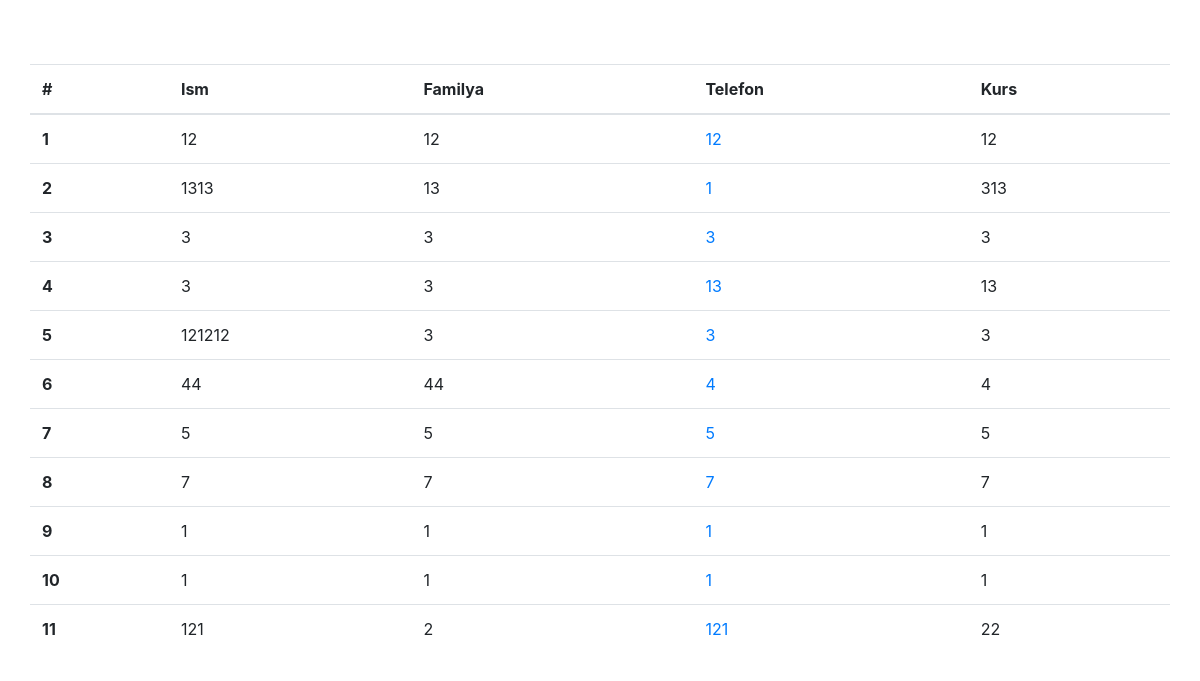
The page / on the database its author committed.
### main/models.py (models this page shows, shortened)
class CourseForm(models.Model):
    name = models.CharField(max_length=100)
    surname = models.CharField(max_length=100)
    phone_number = models.CharField(max_length=20)
    course = models.CharField(max_length=100)

### main/views.py (the view)
# urls.py: path('',index,name="index")
def index(request):
    forma = CourseForm.objects.all()
    ctx = {
        'forma':forma
    }
    return render(request,'index.html',ctx)

### template/index.html (shortened to what this page needs)
<!DOCTYPE html>
<html lang="en">
<head>
    <link rel="stylesheet" href="https://cdn.jsdelivr.net/npm/bootstrap@4.6.2/dist/css/bootstrap.min.css">
</head>
<body>
   <div style="margin-top: 4rem;" class="container">
    <div class="row">
        <table class="table">
            <thead>
              <tr>
                <th scope="col">#</th>
                <th scope="col">Ism</th>
                <th scope="col">Familya</th>
                <th scope="col">Telefon</th>
                <th scope="col">Kurs</th>
              </tr>
            </thead>
            <tbody>
              {% for i in forma %}
              <tr>
                <th scope="row">{{ forloop.counter }}</th>
                <td>{{ i.name }}</td>
                <td>{{ i.surname }}</td>
                <td><a href="" onclick="copyToClipboard('{{i.phone_number}}');">{{ i.phone_number }}</a></td>
                <td>{{ i.course }}</td>
              </tr>
              {% endfor %}
            </tbody>
          </table>
    </div>
   </div>
</body>
</html>

### rows shown on the page
CourseForm: name "12", surname "12", phone_number "12", course "12"
CourseForm: name "1313", surname "13", phone_number "1", course "313"
CourseForm: name "3", surname "3", phone_number "3", course "3"
CourseForm: name "3", surname "3", phone_number "13", course "13"
CourseForm: name "121212", surname "3", phone_number "3", course "3"
CourseForm: name "44", surname "44", phone_number "4", course "4"
CourseForm: name "5", surname "5", phone_number "5", course "5"
CourseForm: name "7", surname "7", phone_number "7", course "7"
CourseForm: name "1", surname "1", phone_number "1", course "1"
CourseForm: name "1", surname "1", phone_number "1", course "1"
CourseForm: name "121", surname "2", phone_number "121", course "22"
